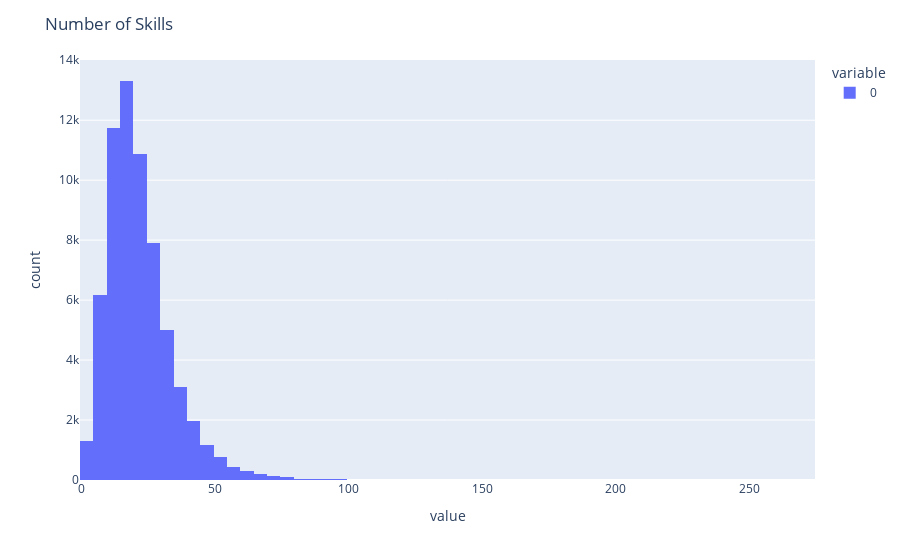

The code cell stored with this chart in its notebook:
### Code cell
# histogram for technical skills frequency
freq_skills = skills_jobs_df.loc[:,skills_df.columns].sum(axis=1)
# plot histogram for freq_skills with plotly and number of bins =100
fig = px.histogram(freq_skills, nbins=100)
fig.update_layout(title='Number of Skills')
fig.show()

### Figure 1 — Plotly figure (JSON) as saved in the notebook; plotly's stock layout.template omitted (floating-point values rounded to 4 significant figures; data arrays with more than 128 entries replaced by an {"elided": "..."} marker saying what was removed)
{"data": [{"alignmentgroup": "True", "bingroup": "x", "hovertemplate": "variable=0<br>value=%{x}<br>count=%{y}<extra></extra>", "legendgroup": "0", "marker": {"color": "#636efa", "pattern": {"shape": ""}}, "name": "0", "nbinsx": 100, "offsetgroup": "0", "orientation": "v", "showlegend": true, "type": "histogram", "x": {"elided": "64659 int values"}, "xaxis": "x", "yaxis": "y"}], "layout": {"barmode": "relative", "legend": {"title": {"text": "variable"}, "tracegroupgap": 0}, "margin": {"t": 60}, "title": {"text": "Number of Skills"}, "xaxis": {"anchor": "y", "domain": [0, 1], "title": {"text": "value"}}, "yaxis": {"anchor": "x", "domain": [0, 1], "title": {"text": "count"}}}}
